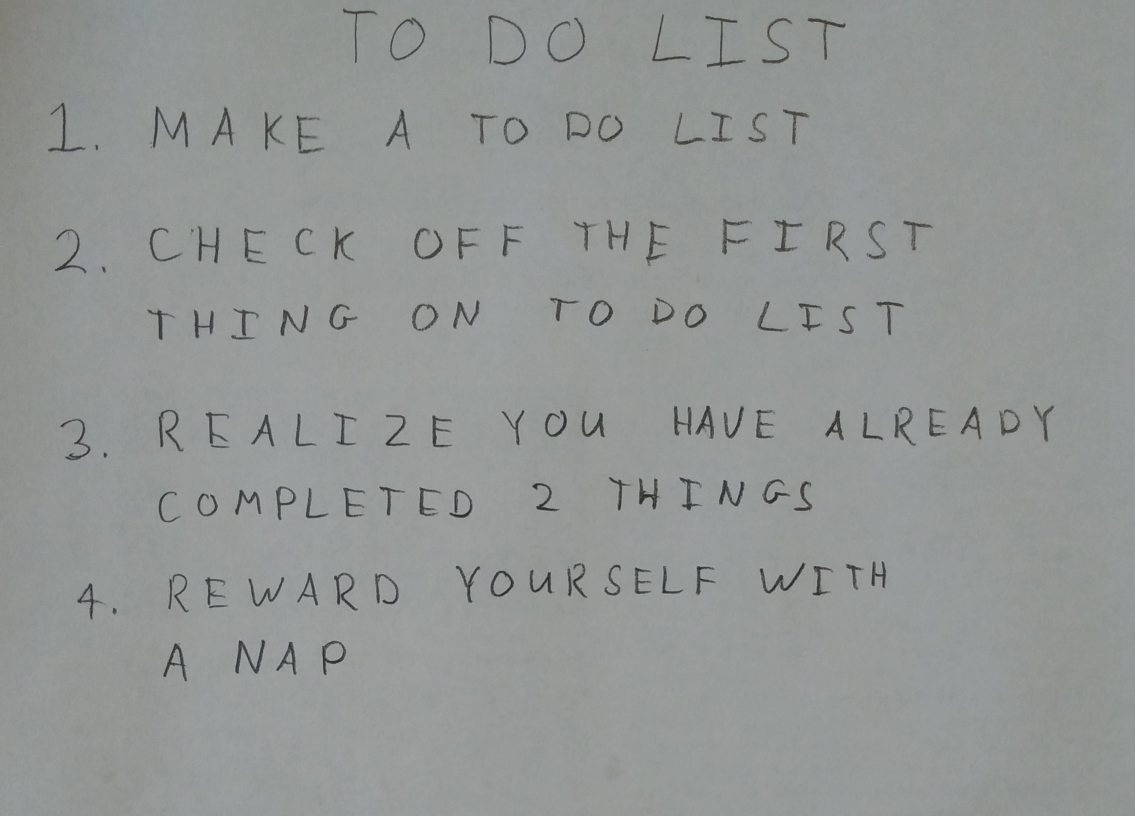
#> input picture images/01_list.jpg, 2270 x 1631 px, found by its file name (shown at 1/2 size); its folder holds only this picture in this run
$ python run_q4.py
#> lines starting #> are read from the running program, lines starting #| are printed output that depends on the picture; after the words box and inside, x2 and y2 are one past the last pixel; in counts of white or black regions, pixels touching at a corner belong together
### python/q4.py
import numpy as np

import skimage
import skimage.measure
import skimage.color
import skimage.restoration
import skimage.filters
import skimage.morphology
import skimage.segmentation

# takes a color image
# returns a list of bounding boxes and black_and_white image
def findLetters(image):
    bboxes = []
    bw = None
    # insert processing in here
    # one idea estimate noise -> denoise -> greyscale -> threshold -> morphology -> label -> skip small boxes
    # this can be 10 to 15 lines of code using skimage functions
    blur = skimage.filters.gaussian(skimage.color.rgb2gray(image), sigma = 1)
    thresh = skimage.filters.threshold_otsu(blur)
#> thresh = 0.468
    bw = blur < thresh
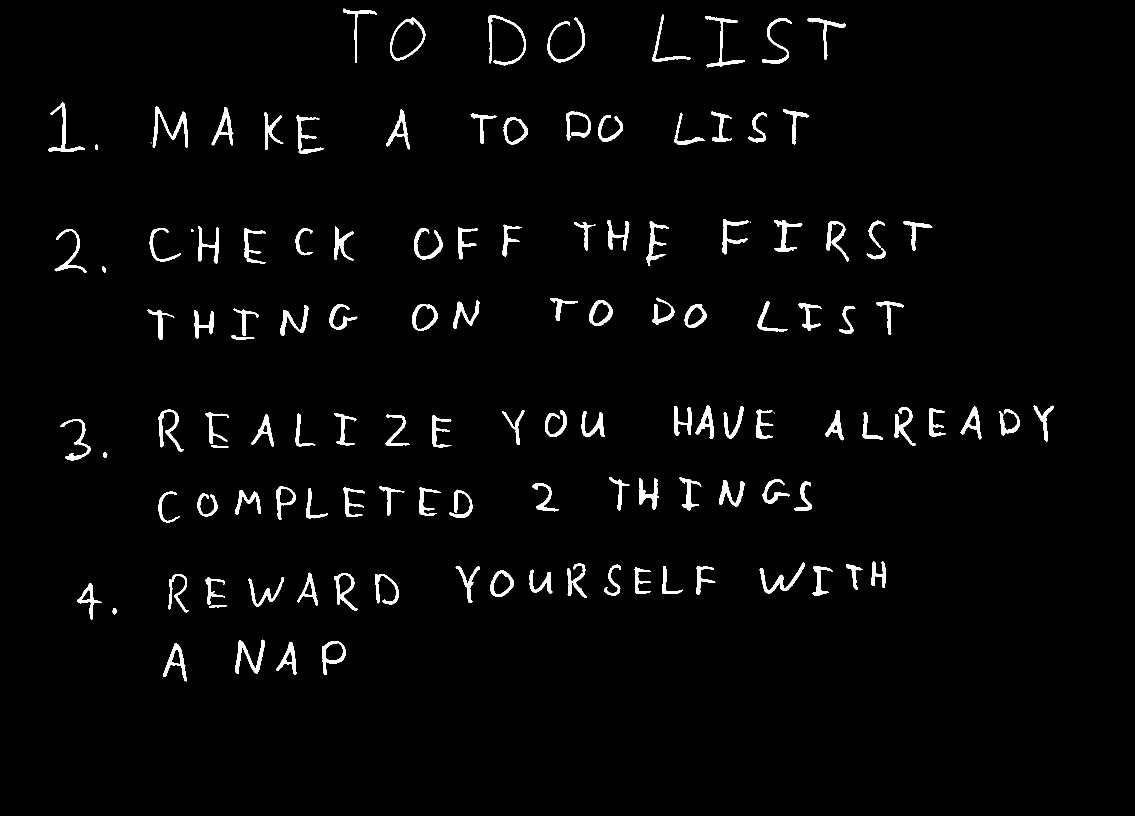
#> bw: shape (1631, 2270) bool (shown at 1/2 size); 2.6% white; 128 white regions (4 under 20 px), largest, box (x1, y1, x2, y2) and area: (305, 213, 376, 296) 1506, (977, 30, 1052, 131) 1303, (471, 1279, 530, 1348) 1293
    bw = skimage.morphology.opening(bw)
#> bw: shape (1631, 2270) bool; 2.6% white; 129 white regions (5 under 20 px), largest, box (x1, y1, x2, y2) and area: (305, 213, 376, 296) 1505, (977, 30, 1052, 131) 1300, (471, 1279, 530, 1348) 1289
    bw = skimage.morphology.dilation(bw, np.ones((7,7)))
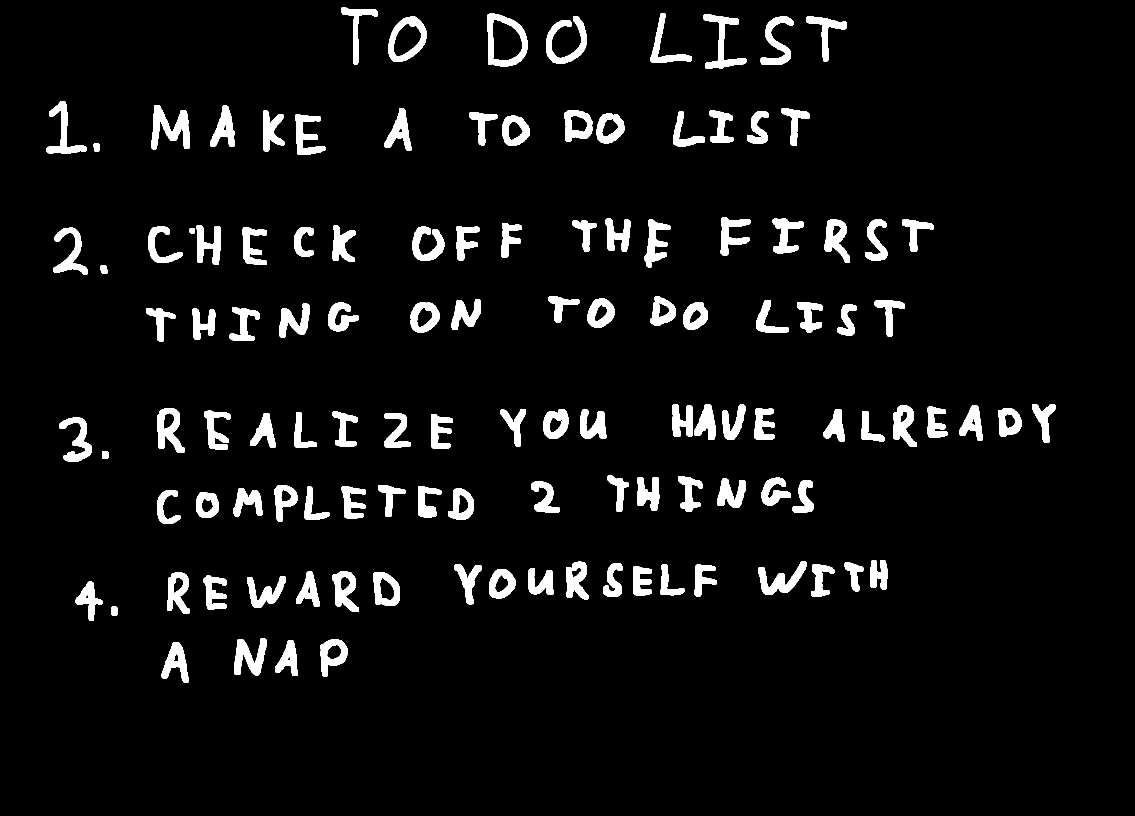
#> bw: shape (1631, 2270) bool (shown at 1/2 size); 5.9% white; 120 white regions
    labels,_ = skimage.measure.label(bw, background=0, return_num = True, connectivity = 2)
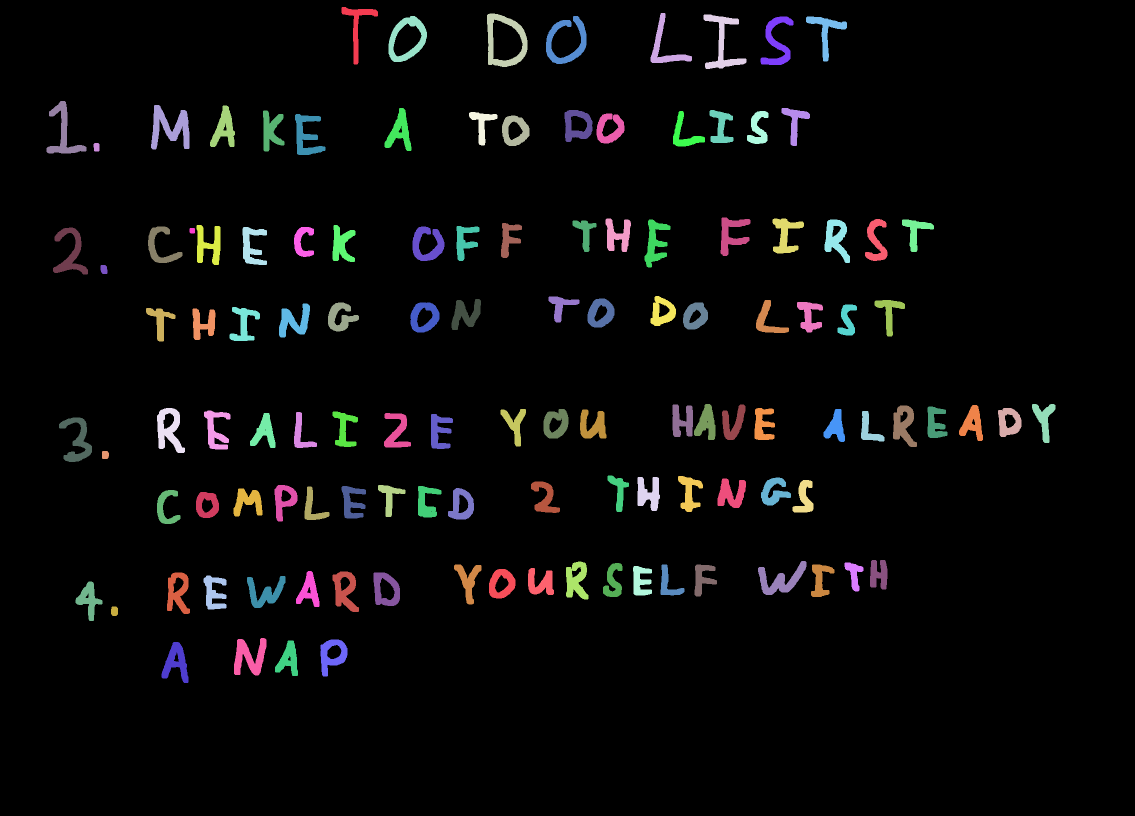
#> labels: shape (1631, 2270) int32 (shown at 1/2 size); 121 distinct labels, from 0 to 120; one colour per label, 0 black
    regions = skimage.measure.regionprops(labels)
#> regions = 120 regions; largest, box (x1, y1, x2, y2) and area: (302, 210, 379, 299) 3357, (974, 27, 1055, 134) 3342, (1092, 32, 1173, 128) 2953, (777, 32, 854, 124) 2831, (1407, 29, 1493, 138) 2784
    for i in range(len(regions)):
        if regions[i].area >= 500:
            bboxes.append(regions[i].bbox)
#> this loop made 120 passes
#> after the loop, bboxes = 115 items, first 6: (14, 683, 129, 756), (26, 1301, 126, 1384), (27, 974, 134, 1055), (29, 1407, 138, 1493), (32, 777, 124, 854), (32, 1092, 128, 1173)
    return bboxes, bw

### python/run_q4.py
import os
import numpy as np
import matplotlib.pyplot as plt
import matplotlib.patches

import skimage
import skimage.measure
import skimage.color
import skimage.restoration
import skimage.io
import skimage.filters
import skimage.morphology
import skimage.segmentation
from collections import defaultdict
from nn import *
from q4 import *
# do not include any more libraries here!
# no opencv, no sklearn, etc!
import warnings
warnings.simplefilter(action='ignore', category=FutureWarning)
warnings.simplefilter(action='ignore', category=UserWarning)

def square_pad_image(img):
    (y,x) = np.shape(img)
    if (y > x): # we pad to add to x
        pad_val = int(np.round((y-x)/2))+20
        padding = ((20,), (pad_val,))
    else:
        pad_val = int(np.round((x-y)/2))+20
        padding = ((pad_val,), (20,))
    # padding = ((20,), (20,))
    return np.pad(img, padding, mode='constant', constant_values=(0,0))

for img in os.listdir('./images'):
    im1 = skimage.img_as_float(skimage.io.imread(os.path.join('./images',img)))
    bboxes, bw = findLetters(im1)

    plt.imshow(bw)
    for bbox in bboxes:
        minr, minc, maxr, maxc = bbox
        rect = matplotlib.patches.Rectangle((minc, minr), maxc - minc, maxr - minr,
                                fill=False, edgecolor='red', linewidth=2)
        plt.gca().add_patch(rect)
#> this loop made 115 passes
#> (minr, minc, maxr, maxc) on passes 1 to 12: (14, 683, 129, 756), (26, 1301, 126, 1384), (27, 974, 134, 1055), (29, 1407, 138, 1493), (32, 777, 124, 854), (32, 1092, 128, 1173), (33, 1521, 130, 1587), (33, 1612, 123, 1694), (202, 93, 307, 173), (210, 302, 299, 379), (211, 420, 294, 470), (216, 769, 302, 823)
    # plt.show()
    bboxes_sorted = bboxes
#> bboxes_sorted has the same summary as bboxes in findLetters
    bboxes_sorted.sort()
    rows = defaultdict(list)
    curr_row = 0
    # print(bboxes_sorted[0])
    rows[curr_row].append(bboxes_sorted[0])
    for i in range(1, len(bboxes_sorted)):
        if (bboxes_sorted[i][0] - bboxes_sorted[i - 1][0]) > (bboxes_sorted[i - 1][2] - bboxes_sorted[i - 1][0]): #new row
            curr_row += 1
        rows[curr_row].append(bboxes_sorted[i])
#> this loop made 114 passes
#> after the loop, curr_row = 7
    # crop the bounding boxes
    # note.. before you flatten, transpose the image (that's how the dataset is!)
    # consider doing a square crop, and even using np.pad() to get your images looking more like the dataset
    all_letters = []
    for box in bboxes_sorted:
        x1, y1, x2, y2 = box
        cropped = bw[x1:x2 + 1, y1:y2 + 1]
        cropped = skimage.morphology.binary_erosion(cropped)
        cropped = np.pad(cropped, ((50, 50), (50, 50)), 'constant', constant_values=0.0)
        cropped = skimage.transform.resize(cropped, (32, 32))
        cropped = skimage.morphology.dilation(cropped, skimage.morphology.square(3))

        cropped = 1. - cropped
        # plt.imshow(cropped, cmap = 'gray')
        # plt.show()
        # plt.clf()
        cropped = cropped.transpose().flatten()
        all_letters.append(cropped)
#> this loop made 115 passes
#> pass 1, `cropped = bw[x1:x2 + 1, y1:y2 + 1]`:
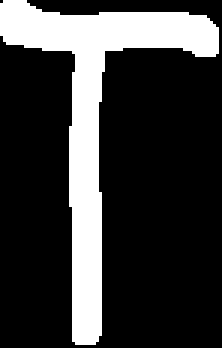
#> cropped: shape (116, 74) bool (shown 3 times larger); 22.2% white; 1 white region, box (x1, y1, x2, y2) and area: (0, 0, 73, 115) 1903
#> pass 1, `cropped = skimage.morphology.binary_erosion(cropped)`:
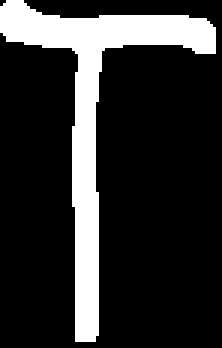
#> cropped: shape (116, 74) bool (shown 3 times larger); 18.2% white; 1 white region, box (x1, y1, x2, y2) and area: (0, 0, 72, 114) 1565
#> pass 1, `cropped = np.pad(cropped, ((50, 50), (50, 50)), 'constant', constant_v..`:
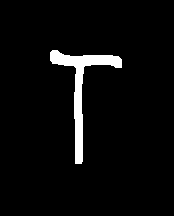
#> cropped: shape (216, 174) bool; 4.2% white; 1 white region, box (x1, y1, x2, y2) and area: (50, 50, 122, 164) 1565
#> pass 1, `cropped = skimage.transform.resize(cropped, (32, 32))`:
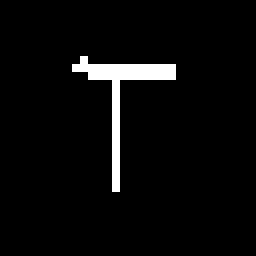
#> cropped: shape (32, 32) bool (shown 8 times larger); 3.8% white in thin lines or dots, all inside (x1, y1, x2, y2) = (9, 7, 22, 24)
#> after the loop, all_letters = 115 items
    # continue

    # load the weights
    # run the crops through your neural network and print them out
    import pickle
    import string
    letters = np.array([_ for _ in string.ascii_uppercase[:26]] + [str(_) for _ in range(10)])
#> (the run stopped early here; a loop or call above may not have finished)
